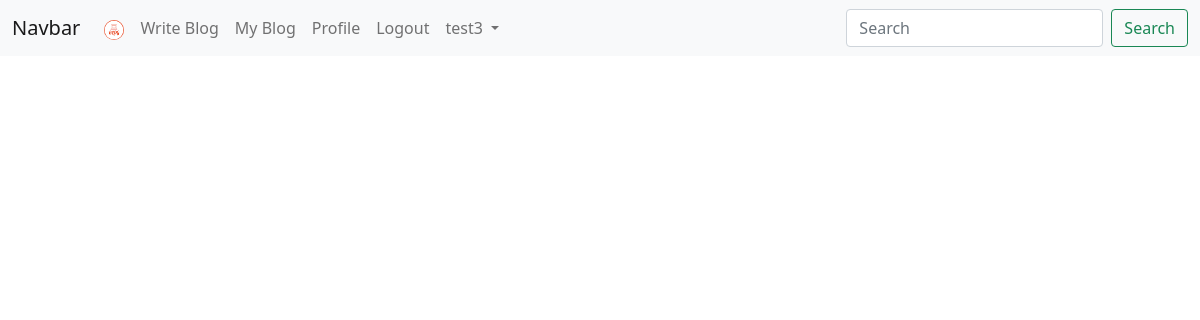
The app's page /blog/my-blogs/ (signed in), older data.
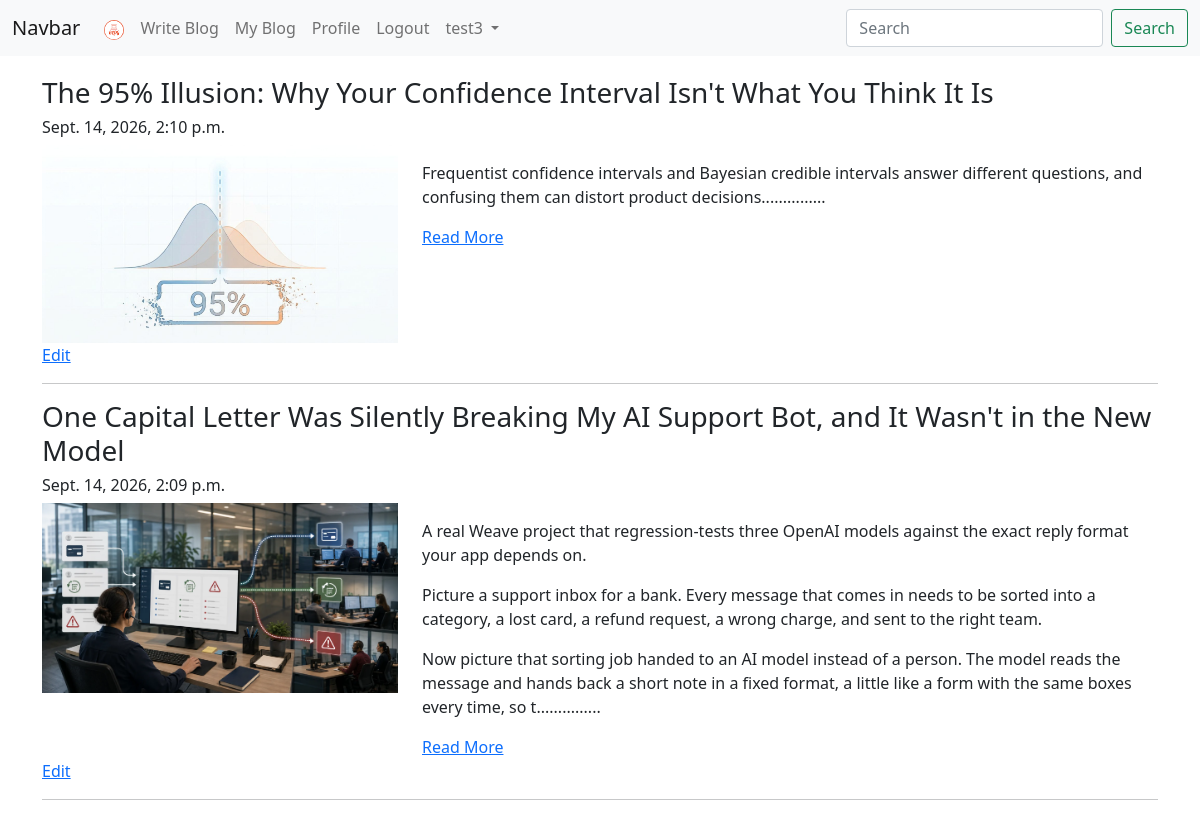
The same page, newer data.
### App_Blog/models.py (models this page shows, shortened)
class Blog(models.Model):
    author = models.ForeignKey(User,on_delete=models.CASCADE, related_name='post_author')
    blog_title = models.CharField(max_length=264, verbose_name="Put a Title")
    slug = models.SlugField(max_length=264, unique=True)
    blog_content = models.TextField(verbose_name='What is on Your Mind')
    blog_image = models.ImageField(upload_to='blog_images', verbose_name='Image')
    publish_date = models.DateTimeField(auto_now_add=True)
    update_date = models.DateTimeField(auto_now=True)
    class Meta:
        ordering = ['-publish_date']

### App_Blog/views.py (the view)
# urls.py: path('my-blogs/', views.MyBlogs.as_view(), name='my_blogs'),
class MyBlogs(LoginRequiredMixin, TemplateView):
    template_name = 'App_Blog/my_blogs.html'
    def get_context_data(self, **kwargs):
        context = super().get_context_data(**kwargs)
        context['post_author'] = self.request.user.post_author
        return context

### App_Blog/templatetags/custom_filters.py (called while the page is built)
def range_filter(value):
    return value[0:500]+"..............."

### templates/App_Blog/my_blogs.html (shortened to what this page needs)
{% extends "base.html" %}
{% load custom_filters %}
{% block body_block %}
{% for blog in post_author.all  %}
<h3>{{blog.blog_title}}</h3>
<h6>{{blog.publish_date}}</h6>
<div class='row'>
    <div class='col-sm-4'>
        <img src="/media/{{blog.blog_image}}" alt="" width='100%'>
    </div>
    <div class='col-sm-8'>
        <p>{{blog.blog_content|range_filter|linebreaks}}</p>
        <a href="{% url 'App_Blog:blog_details' slug=blog.slug%}">Read More</a>
    </div>
</div>
<a href="{% url 'App_Blog:edit_blog' pk=blog.pk %}">Edit</a>
<hr>
{% endfor %}
{% endblock %}

Row changes from the older to the newer data that the page shows:
added Blog: blog_title "The 95% Illusion: Why Your Confidence Interval Isn't What You Think It Is", publish_date "Sept. 14, 2026, 2:10 p.m.", blog_image (picture), blog_content|range_filter "Frequentist confidence intervals and Bayesian credible intervals answer different questions, and confusing them can distort product decisions..............."
added Blog: blog_title "One Capital Letter Was Silently Breaking My AI Support Bot, and It Wasn't in the New Model", publish_date "Sept. 14, 2026, 2:09 p.m.", blog_image (picture), blog_content|range_filter "A real Weave project that regression-tests three OpenAI models against the exact reply format your app depends on. Picture a support inbox for a bank. Every message that comes in needs to be sorted into a category, a lost card, a refund request, a wrong charge, and sent to the right team. Now picture that sorting job handed to an AI model instead of a person. The model reads the message and hands back a short note in a fixed format, a little like a form with the same boxes every time, so t..............."
